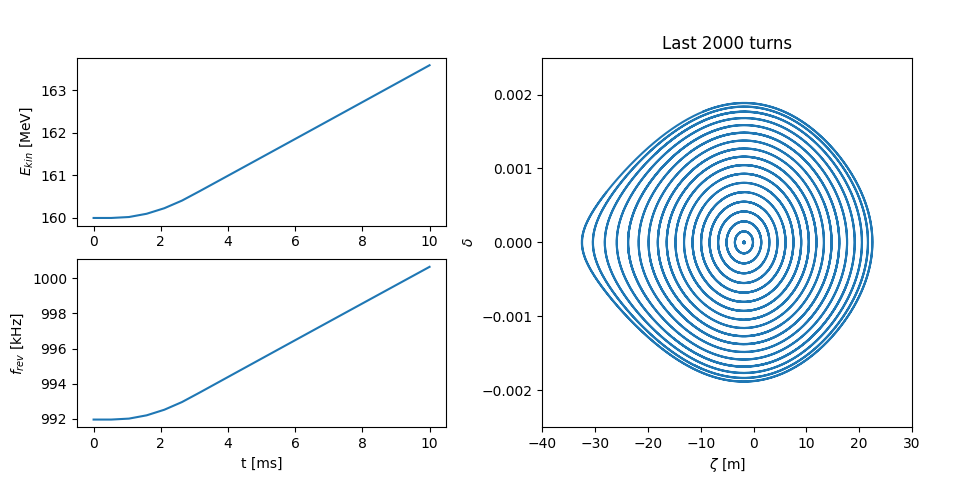

Here is the Python script that generated this plot:
import numpy as np
from cpymad.madx import Madx
import xtrack as xt
import matplotlib.pyplot as plt

# Import a line and build a tracker
line = xt.Line.from_json('acceleration_line.json')

# Set the initial kinetic energy (in eV)
e_kin_start_eV = 160e6

# Define reference particle parameters: mass, charge, and total energy
line.particle_ref = xt.Particles(
    mass0=xt.PROTON_MASS_EV,                    # Proton mass in eV
    q0=1.,                                      # Charge state (1 for a proton)
    energy0=xt.PROTON_MASS_EV + e_kin_start_eV  # Total energy (rest mass + kinetic energy)
)

# Build the tracker to simulate the particle dynamics along the line
line.build_tracker()

# User-defined energy ramp: time values [s] and corresponding kinetic energies [GeV]
t_s = np.array([0., 0.0006, 0.0008, 0.001 , 0.0012, 0.0014, 0.0016, 0.0018,
                0.002 , 0.0022, 0.0024, 0.0026, 0.0028, 0.003, 0.01])

E_kin_GeV = np.array([0.16000000,0.16000000,
    0.16000437, 0.16001673, 0.16003748, 0.16006596, 0.16010243, 0.16014637,
    0.16019791, 0.16025666, 0.16032262, 0.16039552, 0.16047524, 0.16056165,
    0.163586])

# Attach the energy program to the line to define how the kinetic energy evolves over time
line.energy_program = xt.EnergyProgram(
    t_s=t_s,                            # Array of time points [s]
    kinetic_energy0=E_kin_GeV * 1e9     # Corresponding kinetic energies [eV]
)

# Plot energy and revolution frequency vs. time
t_plot = np.linspace(0, 10e-3, 20)                                  # Time points for plotting [s]
E_kin_plot = line.energy_program.get_kinetic_energy0_at_t_s(t_plot) # Get kinetic energy values
f_rev_plot = line.energy_program.get_frev_at_t_s(t_plot)            # Get revolution frequency values

plt.close('all')
plt.figure(1, figsize=(6.4 * 1.5, 4.8))
ax1 = plt.subplot(2, 2, 1)
plt.plot(t_plot * 1e3, E_kin_plot * 1e-6)   # Convert time to ms and energy to MeV for plotting
plt.ylabel(r'$E_{kin}$ [MeV]')              # Kinetic energy label
ax2 = plt.subplot(2, 2, 3, sharex=ax1)
plt.plot(t_plot * 1e3, f_rev_plot * 1e-3)   # Convert frequency to kHz for plotting
plt.ylabel(r'$f_{rev}$ [kHz]')              # Revolution frequency label
plt.xlabel('t [ms]')                        # Time label in milliseconds

# Setup the RF cavity frequency to stay on the second harmonic of the revolution frequency
t_rf = np.linspace(0, 3e-3, 100)                    # Time samples for the frequency program (in seconds)
f_rev = line.energy_program.get_frev_at_t_s(t_rf)   # Get revolution frequency for each time sample
h_rf = 2                                            # Harmonic number
f_rf = h_rf * f_rev                                 # Calculate RF frequency as harmonic number times revolution frequency

# Build a piecewise linear function using the time and frequency samples and link it to the RF cavity
line.functions['fun_f_rf'] = xt.FunctionPieceWiseLinear(x=t_rf, y=f_rf)
line.element_refs['br.c02'].frequency = line.functions['fun_f_rf'](
                                                        line.vars['t_turn_s']) # Assign the RF frequency function

# Setup the voltage and phase lag of the RF cavity
line.element_refs['br.c02'].voltage = 3000  # Set the RF cavity voltage [V]
line.element_refs['br.c02'].lag = 0         # Set the phase lag (in degrees, below transition energy)

# When setting the line variable 't_turn_s', the reference energy and the RF frequency are updated automatically
line.vars['t_turn_s'] = 0
line.particle_ref.kinetic_energy0   # Kinetic energy should be 160.00000 MeV
line['br.c02'].frequency            # RF frequency should be 1983931.935 Hz

line.vars['t_turn_s'] = 3e-3
line.particle_ref.kinetic_energy0   # Kinetic energy updates to 160.56165 MeV
line['br.c02'].frequency            # RF frequency updates to 1986669.0559674294 Hz

# Reset to zero for tracking (prepare initial state)
line.vars['t_turn_s'] = 0

# Track a few particles to visualize the longitudinal phase space
p_test = line.build_particles(x_norm=0, zeta=np.linspace(0, line.get_length(), 101))

# Enable time-dependent variables (automatically update variables like 't_turn_s' at each turn)
line.enable_time_dependent_vars = True

# Track particles for 9000 turns and record data, with progress tracking enabled
line.track(p_test, num_turns=9000, turn_by_turn_monitor=True, with_progress=True)
mon = line.record_last_track

# Plot the longitudinal phase space for the last 2000 turns
plt.subplot2grid((2, 2), (0, 1), rowspan=2)
plt.plot(mon.zeta[:, -2000:].T, mon.delta[:, -2000:].T, color='C0')
plt.xlabel(r'$\zeta$ [m]')                              # Longitudinal position label
plt.ylabel('$\delta$')                                  # Relative momentum deviation label
plt.xlim(-40, 30)                                       # Set limits for the zeta axis
plt.ylim(-0.0025, 0.0025)                               # Set limits for the delta axis
plt.title('Last 2000 turns')
plt.subplots_adjust(left=0.08, right=0.95, wspace=0.26) # Adjust subplot spacing
plt.show()


line.survey().plot()
plt.show()  
